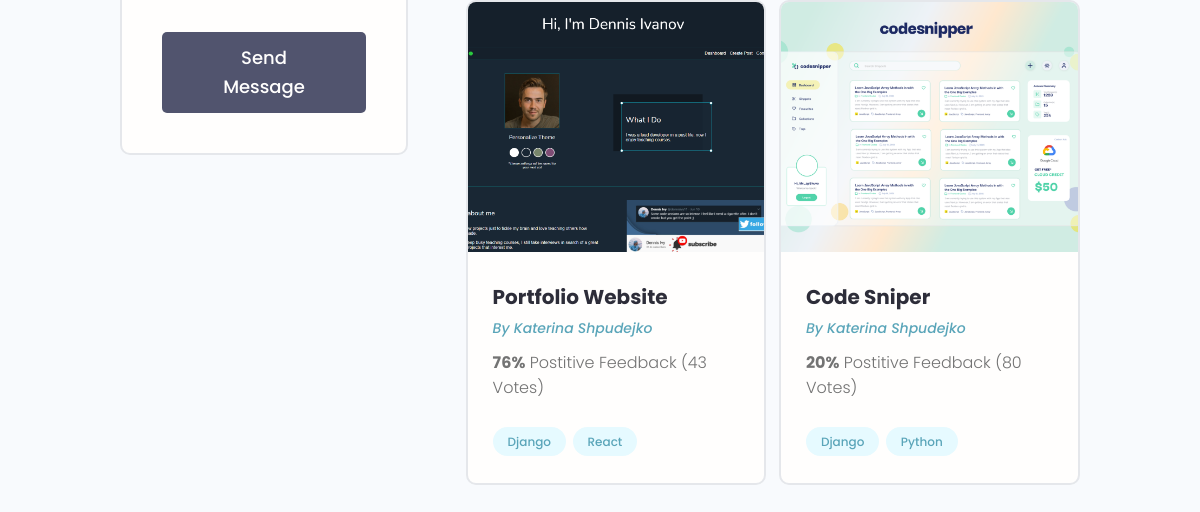
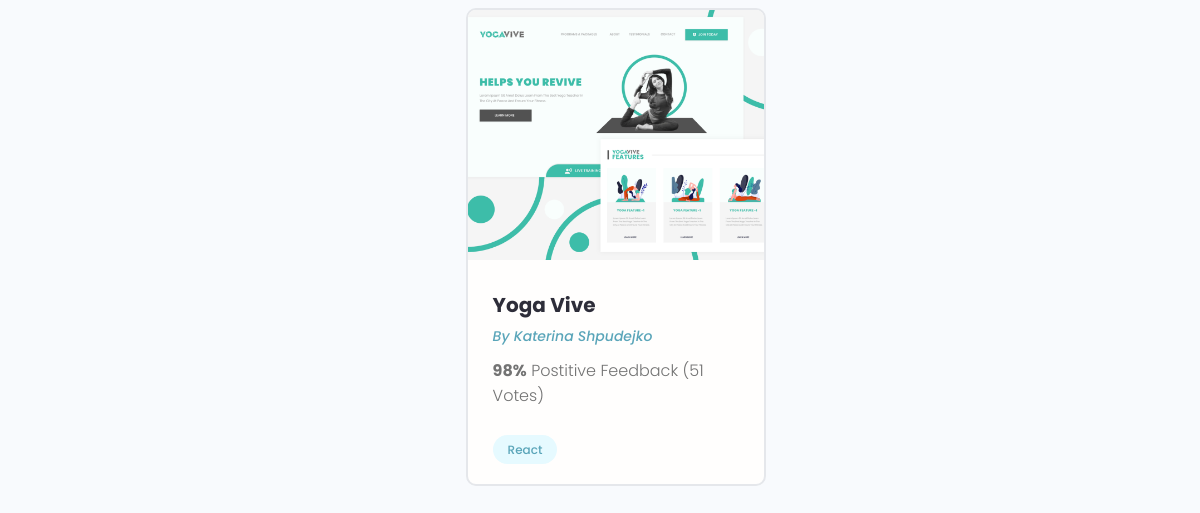
The app's page /profile/63a0156f-311e-4f29-9a03-a06d48ca5e12/ (lower part), older data (2 pictures, top to bottom).
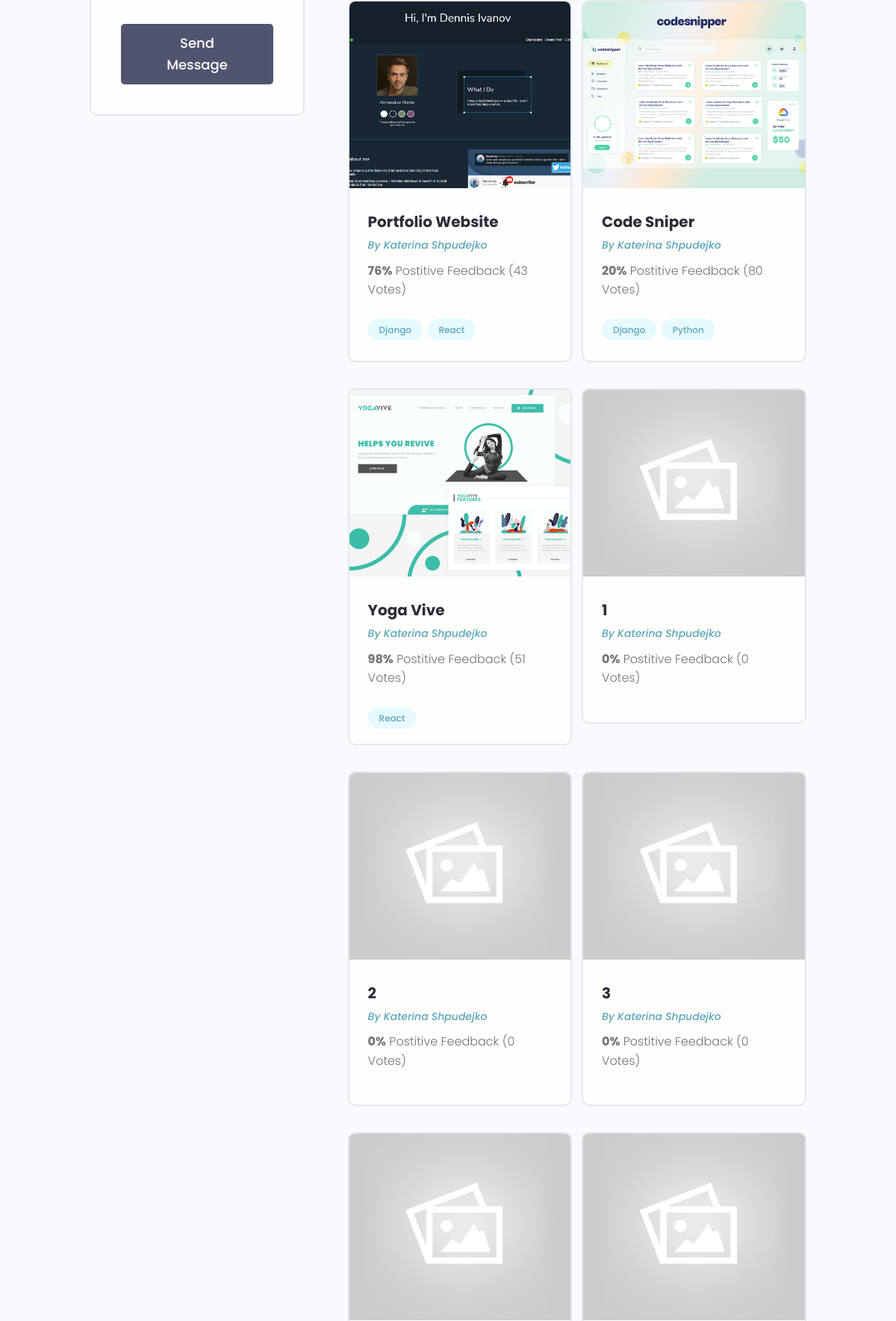
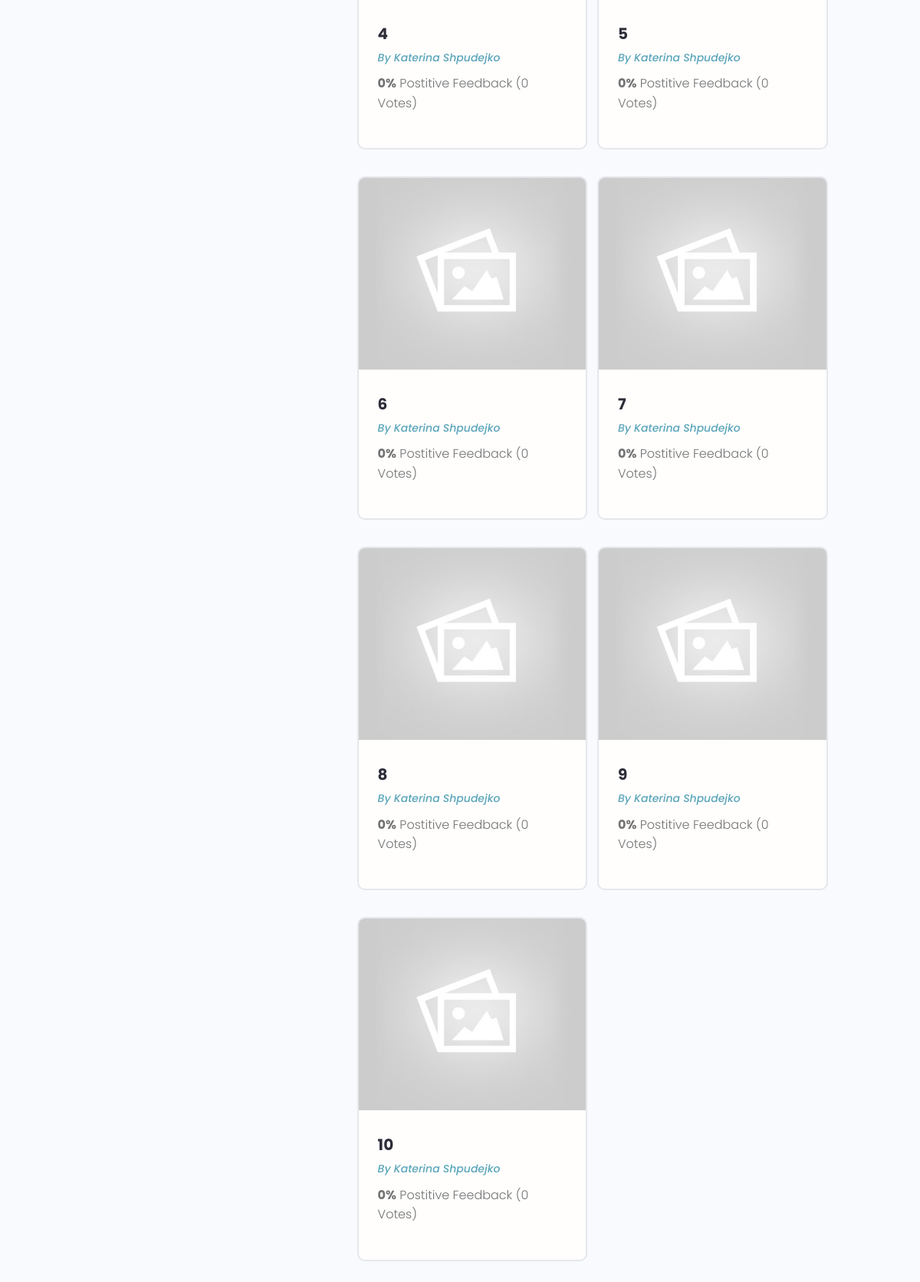
The same page, newer data (2 pictures, top to bottom).
### projects/models.py (models this page shows, shortened)
class Project(models.Model): # by default autogenerate id(int - start with 1)
    owner = models.ForeignKey(Profile, null=True, blank=True,
                              on_delete=models.SET_NULL)
    title = models.CharField(max_length=200)
    description = models.TextField(null=True, blank=True)
    featured_image = models.ImageField(null=True, blank=True, default='default.jpeg')
    demo_link = models.CharField(max_length=2000, null=True, blank=True)
    source_link = models.CharField(max_length=2000, null=True, blank=True)
    tags = models.ManyToManyField('Tag', blank=True)
    vote_total = models.IntegerField(default=0, null=True, blank=True)
    vote_ratio = models.IntegerField(default=0, null=True, blank=True)
    created = models.DateTimeField(auto_now_add=True)
    id = models.UUIDField(default=uuid.uuid4, unique=True,
                          primary_key=True, editable=False)
    class Meta:
        ordering = ['created']

class Tag(models.Model):
    name = models.CharField(max_length=200)
    created = models.DateTimeField(auto_now_add=True)
    id = models.UUIDField(default=uuid.uuid4, unique=True,
                          primary_key=True, editable=False)
    def __str__(self):
        return self.name

### users/models.py (models this page shows, shortened)
class Profile(models.Model):
    user = models.OneToOneField(User, on_delete=models.CASCADE, null=True, blank=True)
    name = models.CharField(max_length=200, blank=True, null=True)
    email = models.EmailField(max_length=500, blank=True, null=True)
    username = models.CharField(max_length=200, blank=True, null=True)
    location = models.CharField(max_length=200, blank=True, null=True)
    short_intro = models.CharField(max_length=500, blank=True, null=True)
    bio = models.TextField(blank=True, null=True)
    profile_image = models.ImageField(null=True, blank=True,
                                      upload_to='profiles/', default='profiles/user-default.png')
    social_github = models.CharField(max_length=200, blank=True, null=True)
    social_twitter = models.CharField(max_length=200, blank=True, null=True)
    social_linkedin = models.CharField(max_length=200, blank=True, null=True)
    social_youtube = models.CharField(max_length=200, blank=True, null=True)
    social_website = models.CharField(max_length=200, blank=True, null=True)
    id = models.UUIDField(default=uuid.uuid4, unique=True,
                          primary_key=True, editable=False)

### users/views.py (the view)
# urls.py: path('profile/<str:pk>/', views.userProfile, name='user-profile'),
def userProfile(request, pk):
    profile = Profile.objects.get(id=pk)
    topSkills = profile.skill_set.exclude(description__exact='')
    otherSkills = profile.skill_set.filter(description__exact='')
    context = {'profile' : profile, 'topSkills' : topSkills, 'otherSkills' : otherSkills}
    return render(request, 'users/user_profile.html', context)

### users/templates/users/user_profile.html (shortened to what this page needs)
{% extends 'main.html' %}
{% block content %}
  <main class="profile my-md">
    <div class="container">
      <div class="layout">
        <div class="column column--1of3">
          <div class="card text-center">
            <div class="card__body dev">
              <a href="#" class="btn btn--sub btn--lg">Send Message </a>
            </div>
          </div>
        </div>
        <div class="column column--2of3">
          <div class="devInfo">
            <div class="grid grid--two">
              {% for project in profile.project_set.all %}
              <div class="column">
                <div class="card project">
                  <a href="{% url 'project' project.id %}" class="project">
                    <img class="project__thumbnail" src="{{ project.featured_image.url }}" alt="project thumbnail" />
                    <div class="card__body">
                      <h3 class="project__title">{{ project.title }}</h3>
                      <p><a class="project__author" href="{% url 'user-profile' project.owner.id %}">By {{ project.owner.name }}</a></p>
                      <p class="project--rating">
                        <span style="font-weight: bold;">{{ project.vote_ratio }}%</span> Postitive
                        Feedback ({{ project.vote_total }} Vote{{ project.vote_total|pluralize:'s' }})
                      </p>
                      <div class="project__tags">
                        {% for tag in project.tags.all %}
                        <span class="tag tag--pill tag--main">
                          <small>{{ tag }}</small>
                        </span>
                        {% endfor %}
                      </div>
                    </div>
                  </a>
                </div>
              </div>
              {% endfor %}
            </div>
          </div>
        </div>
      </div>
    </div>
  </main>
{% endblock content %}

Row changes from the older to the newer data that the page shows:
added Project: featured_image (placeholder picture), title "1", owner.name "Katerina Shpudejko", vote_ratio "0", vote_total "0"
added Project: featured_image (placeholder picture), title "2", owner.name "Katerina Shpudejko", vote_ratio "0", vote_total "0"
added Project: featured_image (placeholder picture), title "3", owner.name "Katerina Shpudejko", vote_ratio "0", vote_total "0"
added Project: featured_image (placeholder picture), title "4", owner.name "Katerina Shpudejko", vote_ratio "0", vote_total "0"
added Project: featured_image (placeholder picture), title "5", owner.name "Katerina Shpudejko", vote_ratio "0", vote_total "0"
added Project: featured_image (placeholder picture), title "6", owner.name "Katerina Shpudejko", vote_ratio "0", vote_total "0"
added Project: featured_image (placeholder picture), title "7", owner.name "Katerina Shpudejko", vote_ratio "0", vote_total "0"
added Project: featured_image (placeholder picture), title "8", owner.name "Katerina Shpudejko", vote_ratio "0", vote_total "0"
added Project: featured_image (placeholder picture), title "9", owner.name "Katerina Shpudejko", vote_ratio "0", vote_total "0"
added Project: featured_image (placeholder picture), title "10", owner.name "Katerina Shpudejko", vote_ratio "0", vote_total "0"
